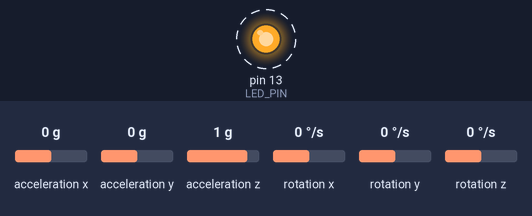
Recording of a sketch running on a simulated Arduino Uno, built with avr-gcc and run on an emulated ATmega328P. Shown: output pins drawn as LEDs (lit = HIGH). Dashed ring = blinking. The test bench sets the inputs (shaded band); at power-on: acceleration x 0 g, acceleration z 1 g, rotation x 0 °/s, rotation y 0 °/s, acceleration y 0 g, rotation z 0 °/s. What the sketch prints to the serial monitor is not drawn.

Above: at 1.2 s.
1.3 s: acceleration x set to 0.8 g
4.3 s: acceleration z set to -1.4 g
7.3 s: rotation x set to -192 °/s
10.3 s: acceleration x set to -1.4 g
11.8 s: rotation y set to -192 °/s
20.8 s: acceleration y set to 0.8 g
Timing chart, 0 to 24.8 s (numbered marks = the images above; inputs shaded):
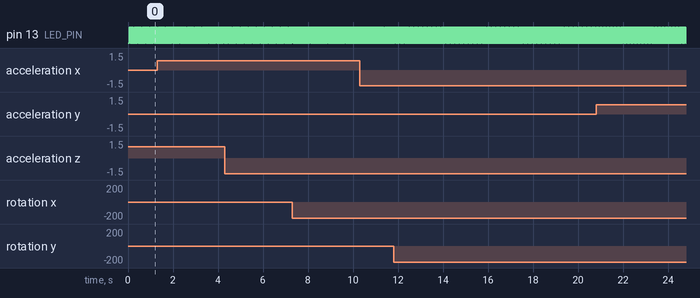

The sketch:

MPU6050_raw.ino
```cpp
// I2C device class (I2Cdev) demonstration Arduino sketch for MPU6050 class
// 10/7/2011 by Jeff Rowberg <jeff@rowberg.net>
// Updates should (hopefully) always be available at https://github.com/jrowberg/i2cdevlib
//
// Changelog:
//      2013-05-08 - added multiple output formats
//                 - added seamless Fastwire support
//      2011-10-07 - initial release

/* ============================================
I2Cdev device library code is placed under the MIT license
Copyright (c) 2011 Jeff Rowberg

Permission is hereby granted, free of charge, to any person obtaining a copy
of this software and associated documentation files (the "Software"), to deal
in the Software without restriction, including without limitation the rights
to use, copy, modify, merge, publish, distribute, sublicense, and/or sell
copies of the Software, and to permit persons to whom the Software is
furnished to do so, subject to the following conditions:

The above copyright notice and this permission notice shall be included in
all copies or substantial portions of the Software.

THE SOFTWARE IS PROVIDED "AS IS", WITHOUT WARRANTY OF ANY KIND, EXPRESS OR
IMPLIED, INCLUDING BUT NOT LIMITED TO THE WARRANTIES OF MERCHANTABILITY,
FITNESS FOR A PARTICULAR PURPOSE AND NONINFRINGEMENT. IN NO EVENT SHALL THE
AUTHORS OR COPYRIGHT HOLDERS BE LIABLE FOR ANY CLAIM, DAMAGES OR OTHER
LIABILITY, WHETHER IN AN ACTION OF CONTRACT, TORT OR OTHERWISE, ARISING FROM,
OUT OF OR IN CONNECTION WITH THE SOFTWARE OR THE USE OR OTHER DEALINGS IN
THE SOFTWARE.
===============================================
*/

// I2Cdev and MPU6050 must be installed as libraries, or else the .cpp/.h files
// for both classes must be in the include path of your project
#include "I2Cdev.h"
#include "MPU6050.h"

// Arduino Wire library is required if I2Cdev I2CDEV_ARDUINO_WIRE implementation
// is used in I2Cdev.h
#if I2CDEV_IMPLEMENTATION == I2CDEV_ARDUINO_WIRE
    #include "Wire.h"
#endif

// class default I2C address is 0x68
// specific I2C addresses may be passed as a parameter here
// AD0 low = 0x68 (default for InvenSense evaluation board)
// AD0 high = 0x69
MPU6050 accelgyro;
//MPU6050 accelgyro(0x69); // <-- use for AD0 high

int16_t ax, ay, az;
int16_t gx, gy, gz;

#define g 9.81
#define pi 3.14159


// uncomment "OUTPUT_READABLE_ACCELGYRO" if you want to see a tab-separated
// list of the accel X/Y/Z and then gyro X/Y/Z values in decimal. Easy to read,
// not so easy to parse, and slow(er) over UART.
#define OUTPUT_READABLE_ACCELGYRO

// uncomment "OUTPUT_BINARY_ACCELGYRO" to send all 6 axes of data as 16-bit
// binary, one right after the other. This is very fast (as fast as possible
// without compression or data loss), and easy to parse, but impossible to read
// for a human.
//#define OUTPUT_BINARY_ACCELGYRO


#define LED_PIN 13
bool blinkState = false;

void setup() {
    // join I2C bus (I2Cdev library doesn't do this automatically)
    #if I2CDEV_IMPLEMENTATION == I2CDEV_ARDUINO_WIRE
        Wire.begin();
    #elif I2CDEV_IMPLEMENTATION == I2CDEV_BUILTIN_FASTWIRE
        Fastwire::setup(400, true);
    #endif

    // initialize serial communication
    // (38400 chosen because it works as well at 8MHz as it does at 16MHz, but
    // it's really up to you depending on your project)
    Serial.begin(9600);

    // initialize device
    Serial.println("Initializing I2C devices...");
    accelgyro.initialize();

    // verify connection
    Serial.println("Testing device connections...");
    Serial.println(accelgyro.testConnection() ? "MPU6050 connection successful" : "MPU6050 connection failed");

    // use the code below to change accel/gyro offset values
    /*
    Serial.println("Updating internal sensor offsets...");
    // -76	-2359	1688	0	0	0
    Serial.print(accelgyro.getXAccelOffset()); Serial.print("\t"); // -76
    Serial.print(accelgyro.getYAccelOffset()); Serial.print("\t"); // -2359
    Serial.print(accelgyro.getZAccelOffset()); Serial.print("\t"); // 1688
    Serial.print(accelgyro.getXGyroOffset()); Serial.print("\t"); // 0
    Serial.print(accelgyro.getYGyroOffset()); Serial.print("\t"); // 0
    Serial.print(accelgyro.getZGyroOffset()); Serial.print("\t"); // 0
    Serial.print("\n");
    accelgyro.setXGyroOffset(220);
    accelgyro.setYGyroOffset(76);
    accelgyro.setZGyroOffset(-85);
    Serial.print(accelgyro.getXAccelOffset()); Serial.print("\t"); // -76
    Serial.print(accelgyro.getYAccelOffset()); Serial.print("\t"); // -2359
    Serial.print(accelgyro.getZAccelOffset()); Serial.print("\t"); // 1688
    Serial.print(accelgyro.getXGyroOffset()); Serial.print("\t"); // 0
    Serial.print(accelgyro.getYGyroOffset()); Serial.print("\t"); // 0
    Serial.print(accelgyro.getZGyroOffset()); Serial.print("\t"); // 0
    Serial.print("\n");
    */

    // configure Arduino LED pin for output
    pinMode(LED_PIN, OUTPUT);
}

void loop() {
    // read raw accel/gyro measurements from device
    accelgyro.getMotion6(&ax, &ay, &az, &gx, &gy, &gz);

    // these methods (and a few others) are also available
    //accelgyro.getAcceleration(&ax, &ay, &az);
    //accelgyro.getRotation(&gx, &gy, &gz);

      //converts accel values to m per sec^21
      ax = ((float)ax*g)/(2*16384);
      ay = ((float)ay*g)/(2*16384);
      az = ((float)az*g)/(2*16384);

  //convert of gyro values to rad/sec^2
  gx = ((float)gx*pi)/180;
  gy = ((float)gy*pi)/180;
  gz = ((float)gz*pi)/180;

    #ifdef OUTPUT_READABLE_ACCELGYRO
        // display tab-separated accel/gyro x/y/z values
        Serial.print("a/g:\t");
        Serial.print(ax); Serial.print("\t");
        Serial.print(ay); Serial.print("\t");
        Serial.print(az); Serial.print("\t");
        Serial.print(gx); Serial.print("\t");
        Serial.print(gy); Serial.print("\t");
        Serial.println(gz);
    #endif


    /*
    #ifdef OUTPUT_BINARY_ACCELGYRO
        Serial.write((uint8_t)(ax >> 8)); Serial.write((uint8_t)(ax & 0xFF));
        Serial.write((uint8_t)(ay >> 8)); Serial.write((uint8_t)(ay & 0xFF));
        Serial.write((uint8_t)(az >> 8)); Serial.write((uint8_t)(az & 0xFF));
        Serial.write((uint8_t)(gx >> 8)); Serial.write((uint8_t)(gx & 0xFF));
        Serial.write((uint8_t)(gy >> 8)); Serial.write((uint8_t)(gy & 0xFF));
        Serial.write((uint8_t)(gz >> 8)); Serial.write((uint8_t)(gz & 0xFF));
    #endif
    */

    // blink LED to indicate activity
    blinkState = !blinkState;
    digitalWrite(LED_PIN, blinkState);
}
```

Measured:
- by itself, pin 13 (LED_PIN): alternates HIGH for 0.02 s and LOW for 0.02 s
